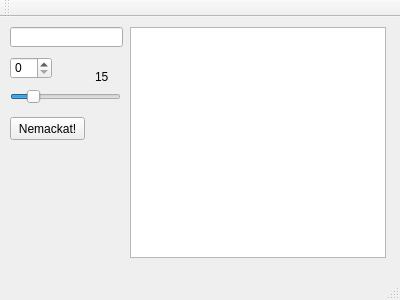
<?xml version="1.0" encoding="UTF-8"?>
<ui version="4.0">
 <class>MainWindow</class>
 <widget class="QMainWindow" name="MainWindow">
  <property name="geometry">
   <rect>
    <x>0</x>
    <y>0</y>
    <width>400</width>
    <height>300</height>
   </rect>
  </property>
  <property name="windowTitle">
   <string>MainWindow</string>
  </property>
  <widget class="QWidget" name="centralWidget">
   <widget class="QSpinBox" name="spinBox">
    <property name="geometry">
     <rect>
      <x>10</x>
      <y>40</y>
      <width>42</width>
      <height>22</height>
     </rect>
    </property>
    <property name="maximum">
     <number>10</number>
    </property>
   </widget>
   <widget class="QLineEdit" name="lineEdit">
    <property name="geometry">
     <rect>
      <x>10</x>
      <y>10</y>
      <width>113</width>
      <height>20</height>
     </rect>
    </property>
   </widget>
   <widget class="QSlider" name="horizontalSlider">
    <property name="geometry">
     <rect>
      <x>10</x>
      <y>70</y>
      <width>111</width>
      <height>19</height>
     </rect>
    </property>
    <property name="minimum">
     <number>10</number>
    </property>
    <property name="maximum">
     <number>40</number>
    </property>
    <property name="sliderPosition">
     <number>15</number>
    </property>
    <property name="orientation">
     <enum>Qt::Horizontal</enum>
    </property>
   </widget>
   <widget class="QPushButton" name="pushButton">
    <property name="geometry">
     <rect>
      <x>10</x>
      <y>100</y>
      <width>75</width>
      <height>23</height>
     </rect>
    </property>
    <property name="text">
     <string>Nemackat!</string>
    </property>
   </widget>
   <widget class="QTextBrowser" name="textBrowser">
    <property name="geometry">
     <rect>
      <x>130</x>
      <y>10</y>
      <width>256</width>
      <height>231</height>
     </rect>
    </property>
   </widget>
   <widget class="QLabel" name="label">
    <property name="geometry">
     <rect>
      <x>95</x>
      <y>50</y>
      <width>21</width>
      <height>20</height>
     </rect>
    </property>
    <property name="text">
     <string>15</string>
    </property>
   </widget>
  </widget>
  <widget class="QMenuBar" name="menuBar">
   <property name="geometry">
    <rect>
     <x>0</x>
     <y>0</y>
     <width>400</width>
     <height>21</height>
    </rect>
   </property>
  </widget>
  <widget class="QToolBar" name="mainToolBar">
   <attribute name="toolBarArea">
    <enum>TopToolBarArea</enum>
   </attribute>
   <attribute name="toolBarBreak">
    <bool>false</bool>
   </attribute>
  </widget>
  <widget class="QStatusBar" name="statusBar"/>
 </widget>
 <layoutdefault spacing="6" margin="11"/>
 <resources/>
 <connections>
  <connection>
   <sender>horizontalSlider</sender>
   <signal>sliderMoved(int)</signal>
   <receiver>label</receiver>
   <slot>setNum(int)</slot>
   <hints>
    <hint type="sourcelabel">
     <x>107</x>
     <y>113</y>
    </hint>
    <hint type="destinationlabel">
     <x>112</x>
     <y>96</y>
    </hint>
   </hints>
  </connection>
 </connections>
</ui>
